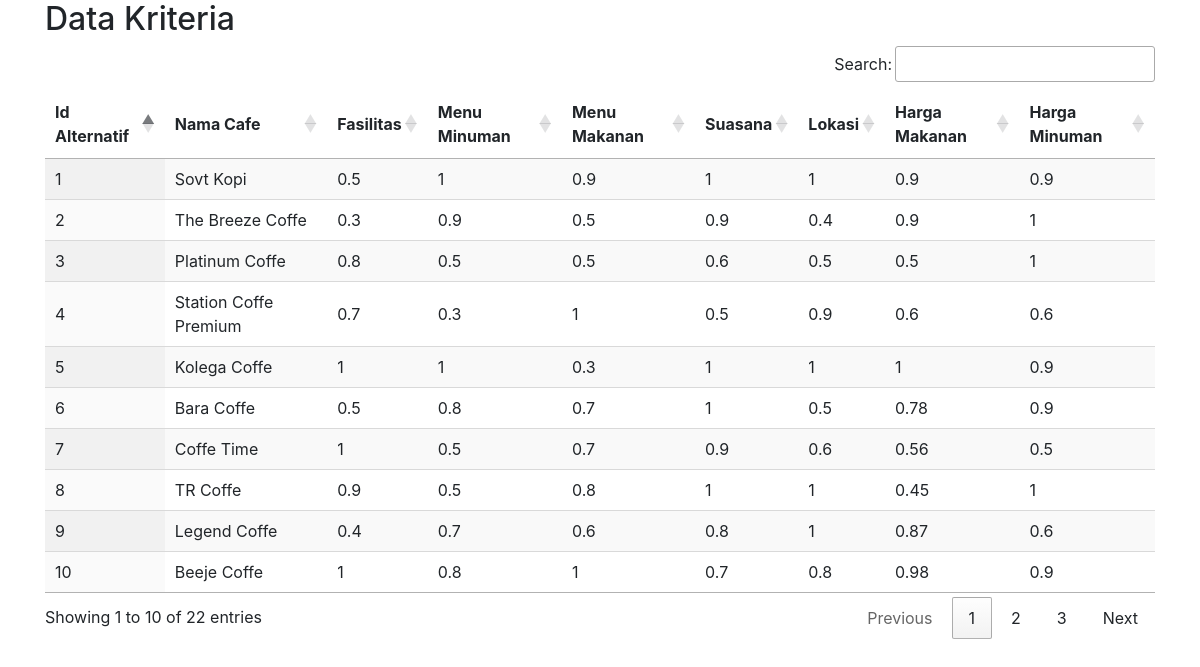
/proses/exdater.php, run on the app's committed database.
### tables this page shows
CREATE TABLE IF NOT EXISTS `alternatif` (
  `id_alternatif` int(11) NOT NULL AUTO_INCREMENT,
  `cafe_id` int(11) NOT NULL,
  `fasilitas` float NOT NULL,
  `menu_minuman` float NOT NULL,
  `menu_makanan` float NOT NULL,
  `suasana` float NOT NULL,
  `lokasi` float NOT NULL,
  `harga_minuman` float NOT NULL,
  `harga_makanan` float NOT NULL,
  PRIMARY KEY (`id_alternatif`) USING BTREE,
  KEY `cafe_id` (`cafe_id`),
  CONSTRAINT `cafe_id` FOREIGN KEY (`cafe_id`) REFERENCES `cafes` (`id_cafe`) ON UPDATE CASCADE
);

CREATE TABLE IF NOT EXISTS `cafes` (
  `id_cafe` int(11) NOT NULL AUTO_INCREMENT,
  `nm_cafe` varchar(100) DEFAULT NULL,
  `inisial_cafe` varchar(100) DEFAULT NULL,
  `alamat` varchar(100) DEFAULT NULL,
  `deskripsi` text,
  PRIMARY KEY (`id_cafe`) USING BTREE
);

### proses/exdater.php (the view, shortened to what this page needs)
<?php
require 'koneksi.php';
?>
<!DOCTYPE html>
<html lang="en">
<head>
    <link rel="stylesheet" href="https://maxcdn.bootstrapcdn.com/bootstrap/4.5.2/css/bootstrap.min.css">
    <link rel="stylesheet" href="https://cdn.datatables.net/1.13.6/css/jquery.dataTables.min.css">
    <link rel="stylesheet" href="https://cdn.datatables.net/buttons/2.4.1/css/buttons.dataTables.min.css">
</head>
<body>
    <div class="container">
        <h2>Data Kriteria</h2>
        <div class="data-tables datatable-dark">
            <table id="example" class="display" style="width:100%">
                <thead>
                    <tr>
                        <th>Id Alternatif</th>
                        <th>Nama Cafe</th>
                        <th>Fasilitas</th>
                        <th>Menu Minuman</th>
                        <th>Menu Makanan</th>
                        <th>Suasana</th>
                        <th>Lokasi</th>
                        <th>Harga Makanan</th>
                        <th>Harga Minuman</th>
                    </tr>
                </thead>
                <tbody>
                    <?php
                    $no = 1;
                    $ambilsemuadata = mysqli_query($conn, "SELECT * FROM alternatif sa JOIN cafes c ON c.id_cafe = sa.cafe_id");
                    while ($data = mysqli_fetch_array($ambilsemuadata)) {
                        $nm_cafe = $data['nm_cafe'];
                        $fasilitas = $data['fasilitas'];
                        $menu_minuman = $data['menu_minuman'];
                        $menu_makanan = $data['menu_makanan'];
                        $suasana = $data['suasana'];
                        $lokasi = $data['lokasi'];
                        $harga_makanan = $data['harga_makanan'];
                        $harga_minuman = $data['harga_minuman'];
                    ?>
                        <tr>
                            <td><?= $no++; ?></td>
                            <td><?= $nm_cafe; ?></td>
                            <td><?= $fasilitas; ?></td>
                            <td><?= $menu_minuman; ?></td>
                            <td><?= $menu_makanan; ?></td>
                            <td><?= $suasana; ?></td>
                            <td><?= $lokasi; ?></td>
                            <td><?= $harga_makanan; ?></td>
                            <td><?= $harga_minuman; ?></td>
                        </tr>
                    <?php
                    }
                    ?>
                </tbody>
            </table>
        </div>
    </div>
</body>
</html>

### data on the page
alternatif: cafe.nm_cafe "Sovt Kopi", fasilitas "0.5", menu_minuman "1", menu_makanan "0.9", suasana "1", lokasi "1", harga_makanan "0.9", harga_minuman "0.9"
alternatif: cafe.nm_cafe "The Breeze Coffe", fasilitas "0.3", menu_minuman "0.9", menu_makanan "0.5", suasana "0.9", lokasi "0.4", harga_makanan "0.9", harga_minuman "1"
alternatif: cafe.nm_cafe "Platinum Coffe", fasilitas "0.8", menu_minuman "0.5", menu_makanan "0.5", suasana "0.6", lokasi "0.5", harga_makanan "0.5", harga_minuman "1"
alternatif: cafe.nm_cafe "Station Coffe Premium", fasilitas "0.7", menu_minuman "0.3", menu_makanan "1", suasana "0.5", lokasi "0.9", harga_makanan "0.6", harga_minuman "0.6"
alternatif: cafe.nm_cafe "Kolega Coffe", fasilitas "1", menu_minuman "1", menu_makanan "0.3", suasana "1", lokasi "1", harga_makanan "1", harga_minuman "0.9"
alternatif: cafe.nm_cafe "Bara Coffe", fasilitas "0.5", menu_minuman "0.8", menu_makanan "0.7", suasana "1", lokasi "0.5", harga_makanan "0.78", harga_minuman "0.9"
alternatif: cafe.nm_cafe "Coffe Time", fasilitas "1", menu_minuman "0.5", menu_makanan "0.7", suasana "0.9", lokasi "0.6", harga_makanan "0.56", harga_minuman "0.5"
alternatif: cafe.nm_cafe "TR Coffe", fasilitas "0.9", menu_minuman "0.5", menu_makanan "0.8", suasana "1", lokasi "1", harga_makanan "0.45", harga_minuman "1"
alternatif: cafe.nm_cafe "Legend Coffe", fasilitas "0.4", menu_minuman "0.7", menu_makanan "0.6", suasana "0.8", lokasi "1", harga_makanan "0.87", harga_minuman "0.6"
alternatif: cafe.nm_cafe "Beeje Coffe", fasilitas "1", menu_minuman "0.8", menu_makanan "1", suasana "0.7", lokasi "0.8", harga_makanan "0.98", harga_minuman "0.9"
